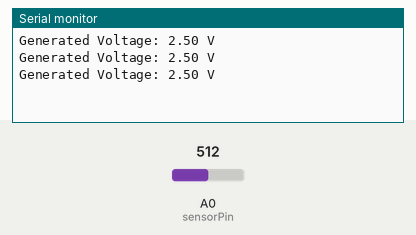
Bench run of a sketch on a simulated Arduino Uno, built with avr-gcc and run on an emulated ATmega328P. Shown: the last lines printed to the serial monitor. The inputs (shaded band) are chosen by the test bench; at power-on: A0 (sensorPin) = 512.

Above: at 1.3 s.
1.4 s: A0 (sensorPin) set to 716
At 1.9 s:
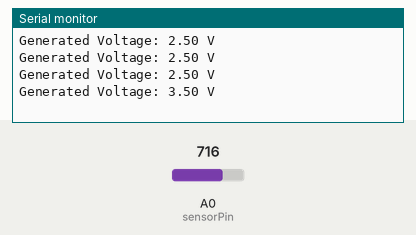
2.9 s: A0 (sensorPin) set to 900
At 3.4 s:
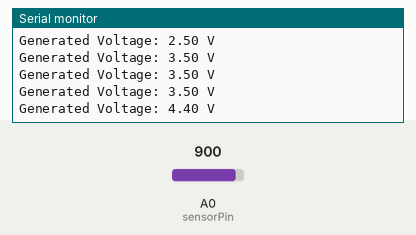
Timing chart, 0 to 5.9 s (numbered marks = the images above; inputs shaded):
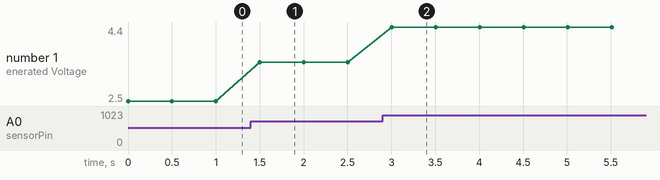

The sketch:

energy_harvesting.ino
```cpp
// Energy Harvesting from Human Locomotion
// Basic Arduino Code
// Reads voltage from energy harvesting circuit

const int sensorPin = A0;   // Energy output connected to A0
float voltage = 0.0;

void setup() {
  Serial.begin(9600);
}

void loop() {
  int sensorValue = analogRead(sensorPin);

  // Convert ADC value to voltage (Arduino Uno: 5V reference)
  voltage = sensorValue * (5.0 / 1023.0);

  Serial.print("Generated Voltage: ");
  Serial.print(voltage);
  Serial.println(" V");

  delay(500);
}
```

Measured:
- after the input at 1.4 s, the serial monitor: prints a new line after 0.10 s (image 1)
- after the input at 2.9 s, the serial monitor: prints a new line after 0.10 s (image 2)
- plotted number 1: 2.5 → 3.5 after the input at 1.4 s, 3.5 → 4.4 after the input at 2.9 s
